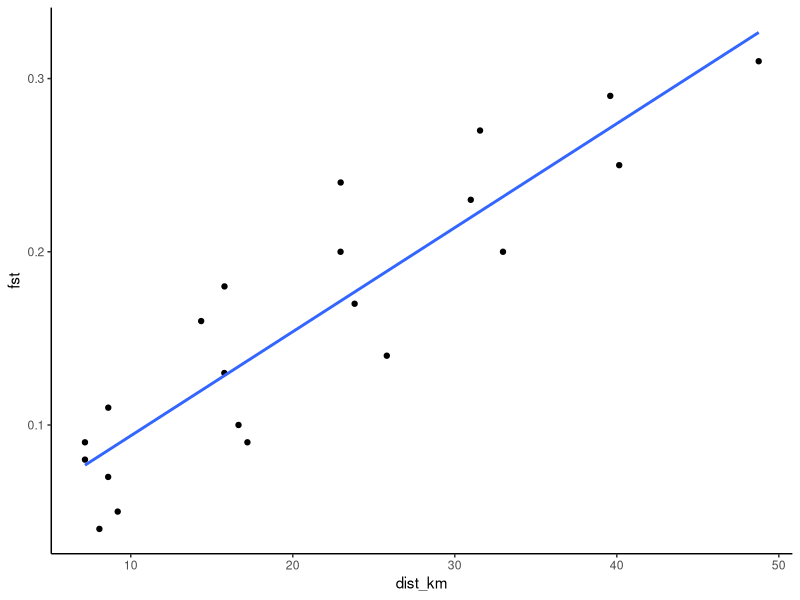

Recreate this plot in R. (Note: this script raises an error after producing the figure.)
# -----------------------------
# HYPL-2
# -----------------------------

library(ggplot2)
library(geosphere)

save_dir <- "/Users/johnmccall/Library/CloudStorage/OneDrive-TheOhioStateUniversity/Spring_2026/Landgen_DGS/DGS-Patterns-of-Fish-Diversity/DGS-Patterns-of-Fish-Diversity/Objective 2/Data/HYPL-2"

# coords (more sites here)
HYPL_2_coords <- data.frame(
  site = as.character(1:7),
  lat = c(35.86, 35.80, 35.74, 35.68, 35.63, 35.58, 35.52),
  lon = c(-85.48, -85.55, -85.60, -85.66, -85.71, -85.76, -85.82),
  stringsAsFactors = FALSE
)

# fst (supplement)
HYPL_2_fst <- matrix(c(
  0,.05,.09,.14,.20,.25,.31,
  .05,0,.04,.10,.17,.23,.29,
  .09,.04,0,.07,.13,.20,.27,
  .14,.10,.07,0,.09,.16,.24,
  .20,.17,.13,.09,0,.08,.18,
  .25,.23,.20,.16,.08,0,.11,
  .31,.29,.27,.24,.18,.11,0
), nrow=7, byrow=TRUE)

rownames(HYPL_2_fst) <- colnames(HYPL_2_fst) <- HYPL_2_coords$site
HYPL_2_fst[HYPL_2_fst < 0] <- 0

# distances
geo_dist_km <- geosphere::distm(
  as.matrix(HYPL_2_coords[,c("lon","lat")]),
  fun=geosphere::distHaversine
)/1000

# ibd
ibd_df <- data.frame(
  fst=HYPL_2_fst[upper.tri(HYPL_2_fst)],
  dist_km=geo_dist_km[upper.tri(geo_dist_km)]
)

ggplot(ibd_df, aes(dist_km, fst)) +
  geom_point() +
  geom_smooth(method="lm", se=FALSE) +
  theme_classic()

# save
dir.create(file.path(save_dir,"data"), recursive=TRUE, showWarnings=FALSE)
save(HYPL_2_fst, HYPL_2_coords,
     file=file.path(save_dir,"data","HYPL-2.RData"))
